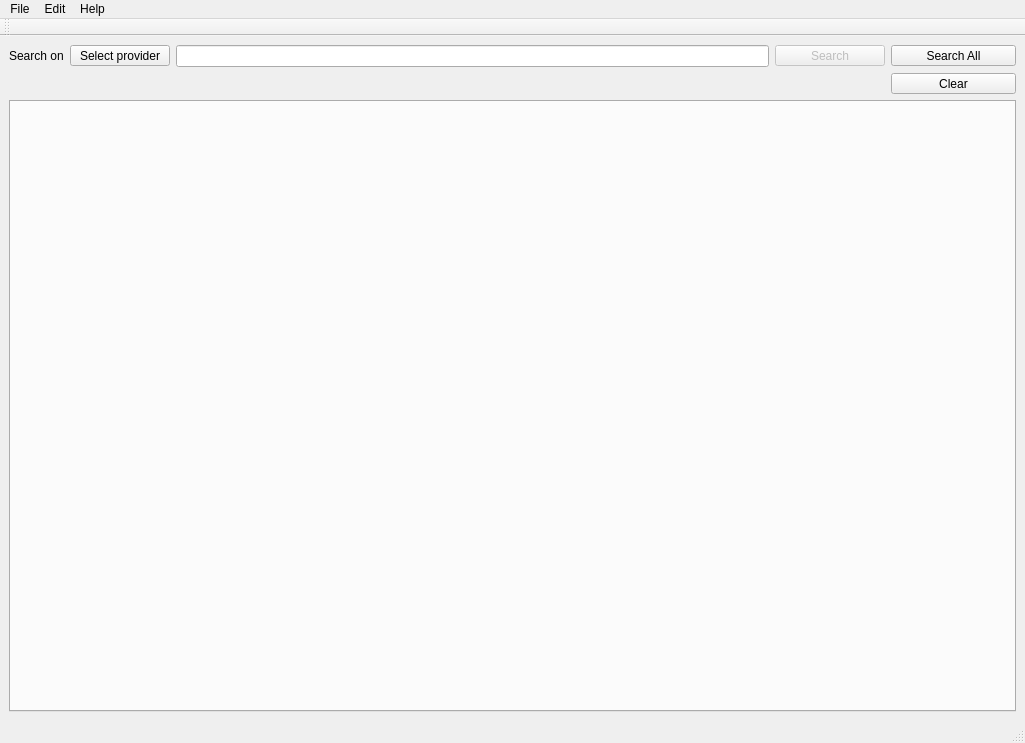
<?xml version="1.0" encoding="UTF-8"?>
<ui version="4.0">
 <class>FishnetMainWindow</class>
 <widget class="QMainWindow" name="FishnetMainWindow">
  <property name="geometry">
   <rect>
    <x>0</x>
    <y>0</y>
    <width>1025</width>
    <height>743</height>
   </rect>
  </property>
  <property name="windowTitle">
   <string>F1s#n3t</string>
  </property>
  <widget class="QWidget" name="centralwidget">
   <layout class="QVBoxLayout" name="verticalLayout">
    <item>
     <layout class="QHBoxLayout" name="horizontalLayout_2">
      <item>
       <widget class="QLabel" name="label">
        <property name="text">
         <string>Search on</string>
        </property>
       </widget>
      </item>
      <item>
       <widget class="QToolButton" name="providerBox">
        <property name="sizePolicy">
         <sizepolicy hsizetype="Minimum" vsizetype="Fixed">
          <horstretch>0</horstretch>
          <verstretch>0</verstretch>
         </sizepolicy>
        </property>
        <property name="minimumSize">
         <size>
          <width>100</width>
          <height>0</height>
         </size>
        </property>
        <property name="text">
         <string>Select provider</string>
        </property>
        <property name="popupMode">
         <enum>QToolButton::InstantPopup</enum>
        </property>
        <property name="toolButtonStyle">
         <enum>Qt::ToolButtonTextBesideIcon</enum>
        </property>
       </widget>
      </item>
      <item>
       <widget class="QLineEdit" name="searchTextBox"/>
      </item>
      <item>
       <widget class="QToolButton" name="searchButton">
        <property name="enabled">
         <bool>false</bool>
        </property>
        <property name="sizePolicy">
         <sizepolicy hsizetype="Fixed" vsizetype="Fixed">
          <horstretch>0</horstretch>
          <verstretch>0</verstretch>
         </sizepolicy>
        </property>
        <property name="minimumSize">
         <size>
          <width>110</width>
          <height>0</height>
         </size>
        </property>
        <property name="text">
         <string>Search</string>
        </property>
        <property name="popupMode">
         <enum>QToolButton::InstantPopup</enum>
        </property>
        <property name="toolButtonStyle">
         <enum>Qt::ToolButtonTextBesideIcon</enum>
        </property>
       </widget>
      </item>
      <item>
       <widget class="QToolButton" name="searchAllButton">
        <property name="enabled">
         <bool>true</bool>
        </property>
        <property name="minimumSize">
         <size>
          <width>125</width>
          <height>0</height>
         </size>
        </property>
        <property name="text">
         <string>Search All</string>
        </property>
        <property name="popupMode">
         <enum>QToolButton::InstantPopup</enum>
        </property>
        <property name="toolButtonStyle">
         <enum>Qt::ToolButtonTextBesideIcon</enum>
        </property>
       </widget>
      </item>
     </layout>
    </item>
    <item>
     <layout class="QHBoxLayout" name="horizontalLayout_3">
      <item>
       <spacer name="horizontalSpacer_2">
        <property name="orientation">
         <enum>Qt::Horizontal</enum>
        </property>
        <property name="sizeHint" stdset="0">
         <size>
          <width>40</width>
          <height>20</height>
         </size>
        </property>
       </spacer>
      </item>
      <item>
       <widget class="QToolButton" name="clearAllButton">
        <property name="sizePolicy">
         <sizepolicy hsizetype="Fixed" vsizetype="Fixed">
          <horstretch>0</horstretch>
          <verstretch>0</verstretch>
         </sizepolicy>
        </property>
        <property name="minimumSize">
         <size>
          <width>125</width>
          <height>0</height>
         </size>
        </property>
        <property name="text">
         <string>Clear</string>
        </property>
        <property name="popupMode">
         <enum>QToolButton::DelayedPopup</enum>
        </property>
        <property name="toolButtonStyle">
         <enum>Qt::ToolButtonTextBesideIcon</enum>
        </property>
       </widget>
      </item>
     </layout>
    </item>
    <item>
     <layout class="QHBoxLayout" name="horizontalLayout">
      <item>
       <widget class="QTabWidget" name="tabsWidget">
        <property name="currentIndex">
         <number>-1</number>
        </property>
       </widget>
      </item>
     </layout>
    </item>
   </layout>
  </widget>
  <widget class="QStatusBar" name="statusbar"/>
  <widget class="QMenuBar" name="menubar">
   <property name="geometry">
    <rect>
     <x>0</x>
     <y>0</y>
     <width>1025</width>
     <height>20</height>
    </rect>
   </property>
   <widget class="QMenu" name="menuFile">
    <property name="title">
     <string>File</string>
    </property>
    <addaction name="separator"/>
    <addaction name="actionQuit"/>
   </widget>
   <widget class="QMenu" name="menuHelp">
    <property name="title">
     <string>Help</string>
    </property>
    <addaction name="actionAbout"/>
   </widget>
   <widget class="QMenu" name="menuEdit">
    <property name="title">
     <string>Edit</string>
    </property>
    <addaction name="actionManage_providers"/>
    <addaction name="actionEdit_settings"/>
   </widget>
   <addaction name="menuFile"/>
   <addaction name="menuEdit"/>
   <addaction name="menuHelp"/>
  </widget>
  <widget class="QToolBar" name="toolBar">
   <property name="windowTitle">
    <string>toolBar</string>
   </property>
   <attribute name="toolBarArea">
    <enum>TopToolBarArea</enum>
   </attribute>
   <attribute name="toolBarBreak">
    <bool>false</bool>
   </attribute>
  </widget>
  <action name="actionDo_Something">
   <property name="text">
    <string>Quit</string>
   </property>
  </action>
  <action name="actionQuit">
   <property name="text">
    <string>Quit</string>
   </property>
  </action>
  <action name="actionAbout">
   <property name="text">
    <string>About</string>
   </property>
  </action>
  <action name="actionManage_providers">
   <property name="text">
    <string>Manage providers</string>
   </property>
  </action>
  <action name="actionEdit_settings">
   <property name="text">
    <string>Edit settings</string>
   </property>
  </action>
 </widget>
 <resources/>
 <connections/>
</ui>
